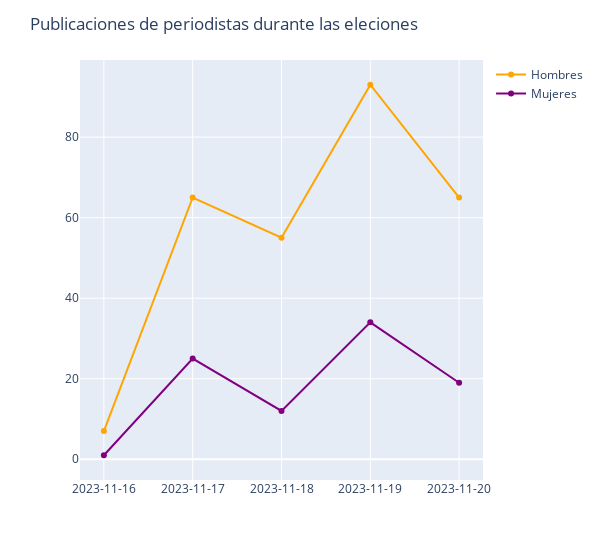

Notebook code for this chart:
### Code cell
men_elecciones = men_journalist_posts.loc[
    men_journalist_posts["event"].isin(["elecciones"])
]
men_count = men_elecciones.groupby("dt_date").size().reset_index(name="count")

women_elecciones = women_journalist_posts.loc[
    women_journalist_posts["event"].isin(["elecciones"])
]
women_count = women_elecciones.groupby("dt_date").size().reset_index(name="count")

fig = px.line()
fig.add_scatter(
    x=men_count["dt_date"],
    y=men_count["count"],
    name="Hombres",
    line=dict(color="orange"),
    hovertemplate="posts: %{y}",
)
fig.add_scatter(
    x=women_count["dt_date"],
    y=women_count["count"],
    name="Mujeres",
    line=dict(color="purple"),
    hovertemplate="posts: %{y}",
)
fig.update_layout(title="Publicaciones de periodistas durante las eleciones", width=600)
fig.update_xaxes(type="category")
fig.show()

### Figure 1 — Plotly figure (JSON) as saved in the notebook; plotly's stock layout.template omitted (floating-point values rounded to 4 significant figures)
{"data": [{"hovertemplate": "<extra></extra>", "legendgroup": "", "line": {"color": "#636efa", "dash": "solid"}, "marker": {"symbol": "circle"}, "mode": "lines", "name": "", "orientation": "v", "showlegend": false, "type": "scatter", "xaxis": "x", "yaxis": "y"}, {"hovertemplate": "posts: %{y}", "line": {"color": "orange"}, "name": "Hombres", "type": "scatter", "x": ["2023-11-16", "2023-11-17", "2023-11-18", "2023-11-19", "2023-11-20"], "y": [7, 65, 55, 93, 65]}, {"hovertemplate": "posts: %{y}", "line": {"color": "purple"}, "name": "Mujeres", "type": "scatter", "x": ["2023-11-16", "2023-11-17", "2023-11-18", "2023-11-19", "2023-11-20"], "y": [1, 25, 12, 34, 19]}], "layout": {"legend": {"tracegroupgap": 0}, "margin": {"t": 60}, "title": {"text": "Publicaciones de periodistas durante las eleciones"}, "width": 600, "xaxis": {"anchor": "y", "domain": [0, 1], "type": "category"}, "yaxis": {"anchor": "x", "domain": [0, 1]}}}
